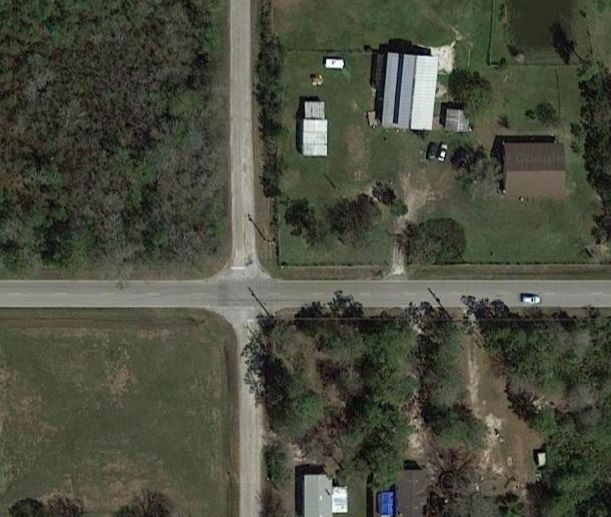
//> input picture Example 05/s5.JPG, 611 x 517 px
$ ./sample5   (built with g++ and OpenCV 4)
//> lines starting //> are read from the running program, lines starting //| are printed output that depends on the picture; after the words box and inside, x2 and y2 are one past the last pixel; in counts of white or black regions, pixels touching at a corner belong together
#include <iostream>
#include <cstdio>
#include <cstdlib>
#include <math.h>
#include <stdint.h>
#include <opencv2/core/core.hpp>
#include <opencv2/highgui/highgui.hpp>
#include <opencv2/imgproc/imgproc.hpp>

using namespace cv;
using namespace std;

void CallBackFunc(int event, int x, int y, int flags, void* userdata)
{
	if(event==EVENT_MOUSEMOVE)
    {
		cv::Mat temp = cv::imread("output.jpg");

		int c=x;
		int r=y;

		Vec3b pixel = temp.at<Vec3b>(r,c);
		uchar blue = pixel[0];
		uchar green = pixel[1];
		uchar red = pixel[2];

		if(blue>=247&&blue<=255)
		{
			if(red>=247&&red<=255)
			{
				if(green>=247&&green<=255)
				{
					cout<<"MOVE ALLOWED"<<endl;
				}
			}
		}
		else
		{
			cout<<"NOT ALLOWED"<<endl;
		}
    }
	else
	{
		cout<<"Error"<<endl;
	}
}

void output()
{
	cv::Mat img_bw4, newTemp, img_gray;
	cv::Mat3b next = cv::imread("next3.jpg");

	cv::cvtColor(next, img_gray, CV_RGB2GRAY);
	cv::threshold(img_gray, newTemp, 85.0, 255.0, THRESH_BINARY);

	for(int r=0;r<next.rows;++r)
	{
		for(int c=0;c<next.cols;++c)
		{
			Vec3b pixel = next(r, c);
			int blue = pixel[0];
			int green = pixel[1];
			int red = pixel[2];

			if(red>=247&&green<=10&&blue<=10)
			{
				newTemp.at<uchar>(r, c) = 255;
			}
			else
			{
				newTemp.at<uchar>(r, c) = 0;
			}
		}
	}

	cv::imshow("FINAL", newTemp);
	cv::imwrite("output.jpg", newTemp);

	//Movement
	/*namedWindow("Movement", 1);
	setMouseCallback("Movement", CallBackFunc, NULL);
	imshow("Movement", newTemp);*/
}

void renovation2()
{
	cv::Mat img_bw4, newTemp, img_gray;
	cv::Mat3b next = cv::imread("next2.jpg");

	cv::cvtColor(next, img_gray, CV_RGB2GRAY);
	cv::threshold(img_gray, newTemp, 85.0, 255.0, THRESH_BINARY);

	for(int r=0;r<next.rows;++r)
	{
		for(int c=0;c<next.cols;++c)
		{
			Vec3b pixel = next(r, c);
			int blue = pixel[0];
			int green = pixel[1];
			int red = pixel[2];

			if(red>=247&&green<=10&&blue<=10)
			{
				newTemp.at<uchar>(r, c) = 255;
			}
			else
			{
				newTemp.at<uchar>(r, c) = 0;
			}
		}
	}

	//cv::imshow("New", newTemp);

	cvtColor(newTemp, img_bw4, CV_GRAY2BGR);

	vector<Vec4i> lines;
	HoughLinesP(newTemp, lines, 1, CV_PI/180, 180, 320, 40);
	for(size_t i = 0; i < lines.size(); i++)
	{
		Vec4i l = lines[i];
		line(img_bw4, Point(l[0], l[1]), Point(l[2], l[3]), Scalar(0,0,255), 10, CV_AA);
	}

	imshow("source3", newTemp);
	imshow("detected lines3", img_bw4);
	cv::imwrite("next3.jpg", img_bw4);

	output();
}

void renovation()
{
	cv::Mat img_bw4, newTemp, img_gray;
	cv::Mat3b next = cv::imread("next.jpg");

	cv::cvtColor(next, img_gray, CV_RGB2GRAY);
	cv::threshold(img_gray, newTemp, 85.0, 255.0, THRESH_BINARY);

	for(int r=0;r<next.rows;++r)
	{
		for(int c=0;c<next.cols;++c)
		{
			Vec3b pixel = next(r, c);
			int blue = pixel[0];
			int green = pixel[1];
			int red = pixel[2];

			if(red>=247&&green<=10&&blue<=10)
			{
				newTemp.at<uchar>(r, c) = 255;
			}
			else
			{
				newTemp.at<uchar>(r, c) = 0;
			}
		}
	}

	//cv::imshow("New", newTemp);

	cvtColor(newTemp, img_bw4, CV_GRAY2BGR);

	vector<Vec4i> lines;
	HoughLinesP(newTemp, lines, 1, CV_PI/180, 180, 140, 40);
	for(size_t i = 0; i < lines.size(); i++)
	{
		Vec4i l = lines[i];
		line(img_bw4, Point(l[0], l[1]), Point(l[2], l[3]), Scalar(0,0,255), 3, CV_AA);
	}

	imshow("source2", newTemp);
	imshow("detected lines2", img_bw4);
	cv::imwrite("next2.jpg", img_bw4);
	renovation2();
}

int main()
{
	cv::Mat img_gray, img_bw, temp;
	//read an image
	cv::Mat3b img_bgr = cv::imread("s5.jpg");
//> img_bgr is the input picture: 517 rows x 611 cols, CV_8UC3; mean B, G, R 62.3, 76.6, 74.1
	cv::imshow("Original Image", img_bgr);

	//conversion gray
    cv::cvtColor(img_bgr, img_gray, CV_RGB2GRAY);
	cv::imshow("G", img_gray);

	//binary
    cv::threshold(img_gray, img_bw, 95.0, 255.0, THRESH_BINARY);
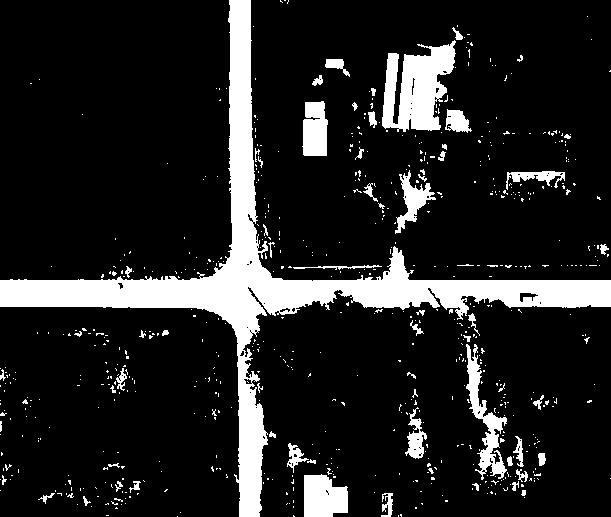
//> img_bw: 517 rows x 611 cols, CV_8UC1; 14% white; 680 white regions (617 under 20 px), largest, box (x1, y1, x2, y2) and area: (0, 0, 611, 517) 28455, (382, 40, 456, 132) 4189, (466, 344, 507, 480) 1726
	cv::threshold(img_gray, temp, 95.0, 255.0, THRESH_BINARY);

	//output
    cv::imshow("Binary (1st)", img_bw);

	cvtColor(img_bw, temp, CV_GRAY2BGR);

	vector<Vec4i> lines;
	HoughLinesP(img_bw, lines, 1, CV_PI/180, 100, 55, 10);
//> lines = 132 lines (x1, y1, x2, y2), first 8: [0, 284, 519, 293], [351, 300, 610, 300], [536, 294, 610, 293], [0, 296, 332, 301], [0, 281, 610, 281], [0, 302, 333, 302], [0, 283, 610, 283], [0, 295, 519, 295]
	for(size_t i = 0; i < lines.size(); i++)
	{
		Vec4i l = lines[i];
		line(temp, Point(l[0], l[1]), Point(l[2], l[3]), Scalar(0,0,255), 3, CV_AA);
	}
//> this loop made 132 passes
//> l on passes 1 to 12: [0, 284, 519, 293], [351, 300, 610, 300], [536, 294, 610, 293], [0, 296, 332, 301], [0, 281, 610, 281], [0, 302, 333, 302], [0, 283, 610, 283], [0, 295, 519, 295], [0, 280, 610, 280], [0, 282, 610, 282], [10, 284, 610, 284], [238, 0, 247, 516]
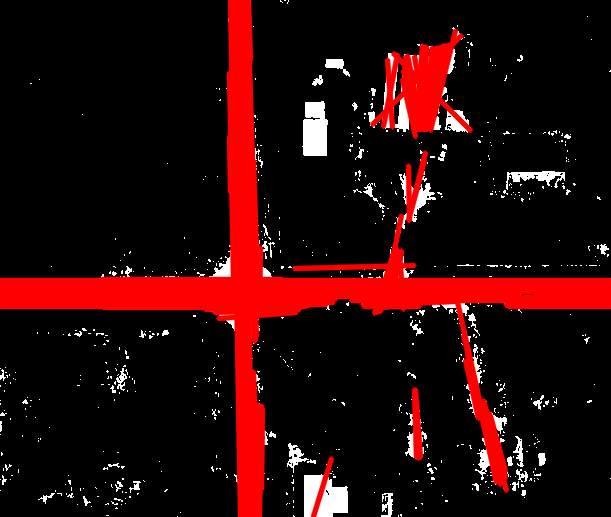
//> temp: 517 rows x 611 cols, CV_8UC3; mean B, G, R 8.3, 8.3, 41.8

	imshow("source", img_bw);
	imshow("detected lines", temp);
	cv::imwrite("next.jpg", temp);

	renovation();
//> in renovation, `cv::threshold(img_gray, newTemp, 85.0, 255.0, THRESH_BINARY);`: newTemp: 517 rows x 611 cols, CV_8UC1; 3.4% white; 728 white regions (645 under 20 px), largest, box (x1, y1, x2, y2) and area: (302, 101, 328, 156) 1212, (316, 477, 348, 517) 804, (304, 474, 324, 517) 562
//> after the loop in renovation, `for(int r=0;r<next.rows;++r)`:
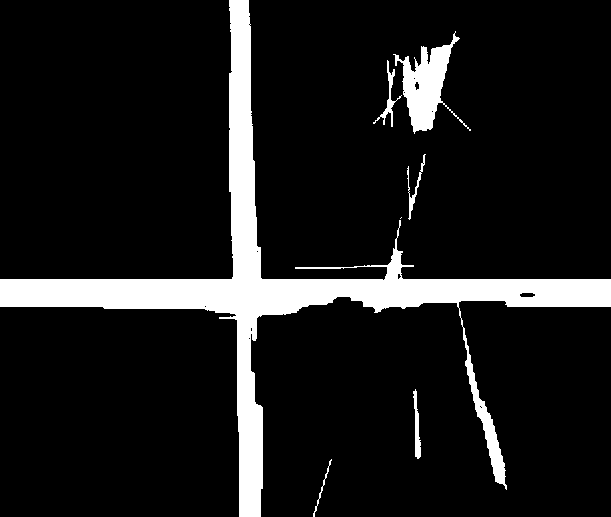
//> newTemp: 517 rows x 611 cols, CV_8UC1; 10.7% white; 7 white regions (1 under 20 px), largest, box (x1, y1, x2, y2) and area: (0, 0, 611, 517) 30033, (393, 31, 471, 134) 2847, (373, 60, 402, 127) 313, (413, 389, 421, 459) 287, (407, 154, 426, 220) 228, (313, 459, 332, 517) 101
//> in renovation, `HoughLinesP(newTemp, lines, 1, CV_PI/180, 180, 140, 40);`: lines = 46 lines (x1, y1, x2, y2), first 8: [0, 281, 610, 281], [0, 296, 610, 285], [0, 300, 610, 290], [0, 294, 610, 283], [0, 292, 610, 282], [0, 299, 610, 288], [0, 280, 610, 280], [0, 295, 610, 284]
//> the loop in renovation, `for(size_t i = 0; i < lines.size(); i++)` made 46 passes
//> l on passes 1 to 12: [0, 281, 610, 281], [0, 296, 610, 285], [0, 300, 610, 290], [0, 294, 610, 283], [0, 292, 610, 282], [0, 299, 610, 288], [0, 280, 610, 280], [0, 295, 610, 284], [246, 516, 246, 0], [0, 279, 610, 279], [232, 0, 241, 516], [7, 306, 610, 296]
//> after the loop in renovation, `for(size_t i = 0; i < lines.size(); i++)`:
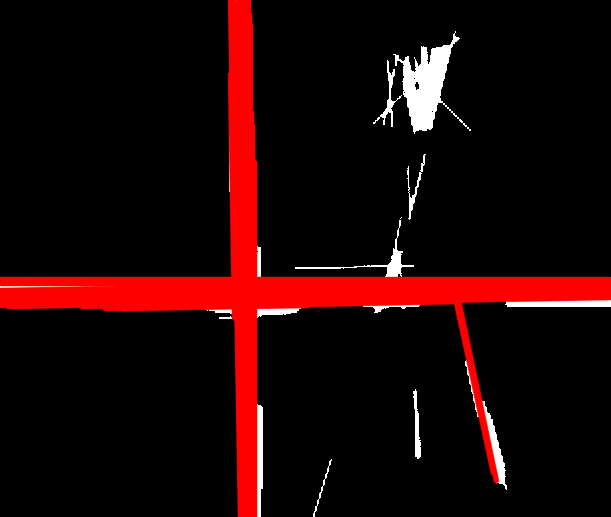
//> img_bw4: 517 rows x 611 cols, CV_8UC3; mean B, G, R 5.5, 5.5, 30.6
//> in renovation2, `cv::threshold(img_gray, newTemp, 85.0, 255.0, THRESH_BINARY);`: newTemp: 517 rows x 611 cols, CV_8UC1; 2.2% white; 19 white regions (2 under 20 px), largest, box (x1, y1, x2, y2) and area: (393, 31, 471, 134) 2847, (505, 300, 611, 307) 654, (257, 404, 263, 517) 614
//> after the loop in renovation2, `for(int r=0;r<next.rows;++r)`:
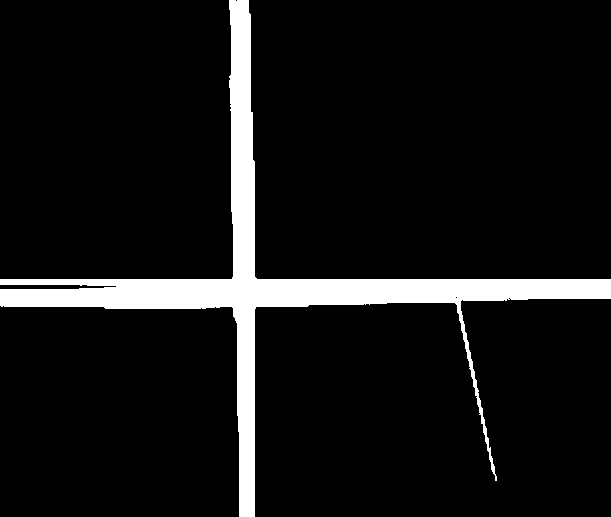
//> newTemp: 517 rows x 611 cols, CV_8UC1; 8.1% white; 1 white region, box (x1, y1, x2, y2) and area: (0, 0, 611, 517) 25729
//> in renovation2, `HoughLinesP(newTemp, lines, 1, CV_PI/180, 180, 320, 40);`: lines = 43 lines (x1, y1, x2, y2), first 8: [0, 291, 610, 281], [1, 306, 610, 285], [0, 303, 610, 282], [5, 305, 610, 284], [0, 290, 610, 280], [0, 305, 610, 283], [0, 279, 610, 279], [241, 516, 241, 0]
//> the loop in renovation2, `for(size_t i = 0; i < lines.size(); i++)` made 43 passes
//> l on passes 1 to 12: [0, 291, 610, 281], [1, 306, 610, 285], [0, 303, 610, 282], [5, 305, 610, 284], [0, 290, 610, 280], [0, 305, 610, 283], [0, 279, 610, 279], [241, 516, 241, 0], [37, 306, 610, 296], [245, 516, 245, 0], [239, 516, 239, 0], [249, 516, 249, 13]
//> after the loop in renovation2, `for(size_t i = 0; i < lines.size(); i++)`:
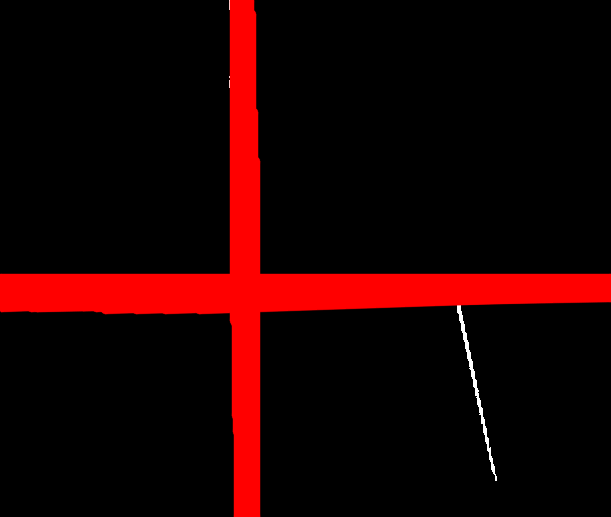
//> img_bw4: 517 rows x 611 cols, CV_8UC3; mean B, G, R 0.5, 0.5, 28.8
//> in output, `cv::threshold(img_gray, newTemp, 85.0, 255.0, THRESH_BINARY);`: newTemp: 517 rows x 611 cols, CV_8UC1; 0.2% white; 4 white regions (3 under 20 px), largest, box (x1, y1, x2, y2) and area: (457, 305, 497, 481) 616
//> after the loop in output, `for(int r=0;r<next.rows;++r)`:
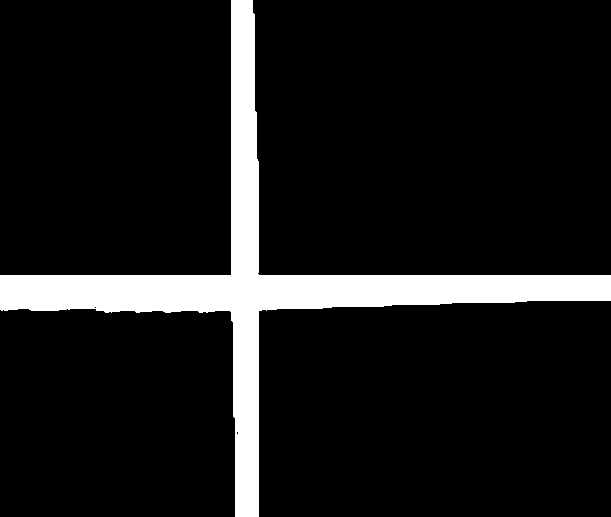
//> newTemp: 517 rows x 611 cols, CV_8UC1; 10.2% white; 1 white region, box (x1, y1, x2, y2) and area: (0, 0, 611, 517) 32085

	cv::waitKey(0);

	return 0;
}
